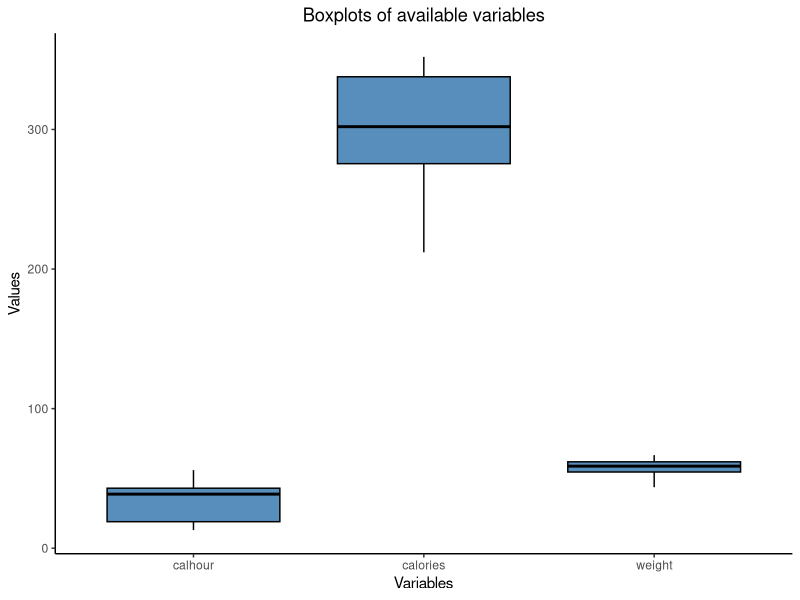
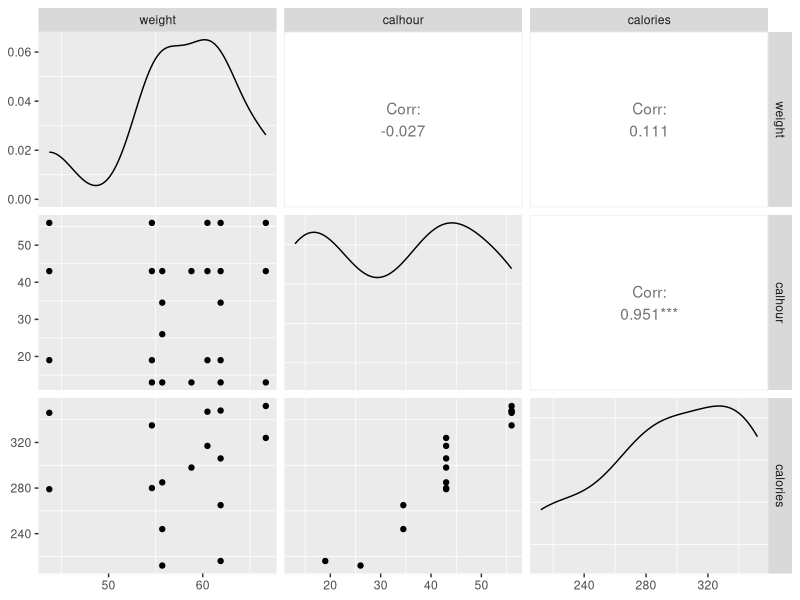
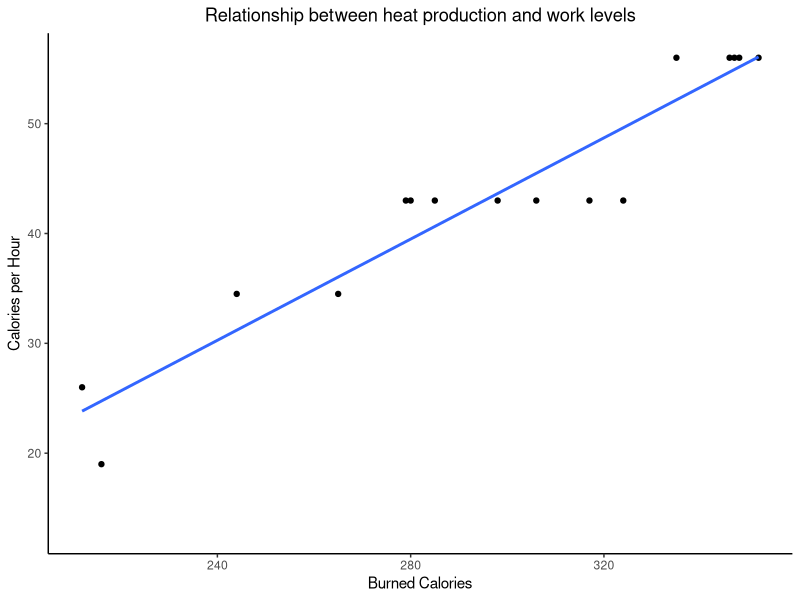
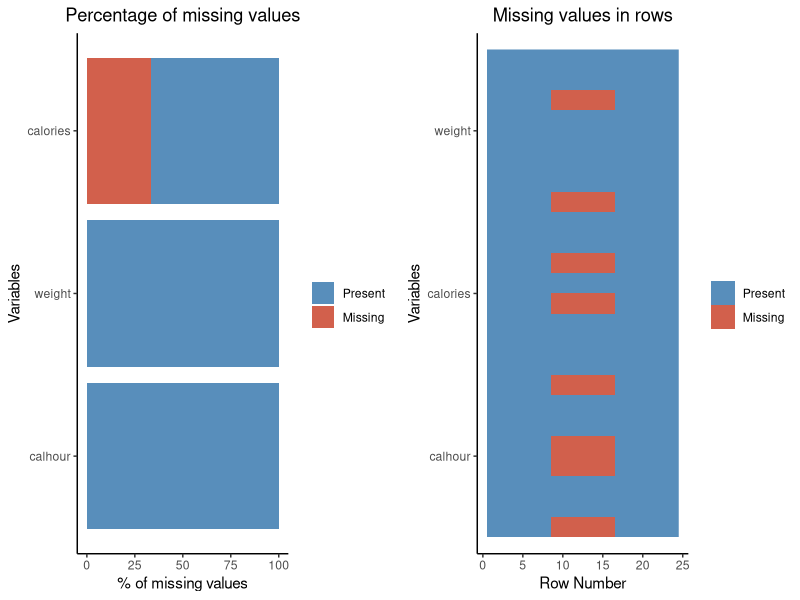
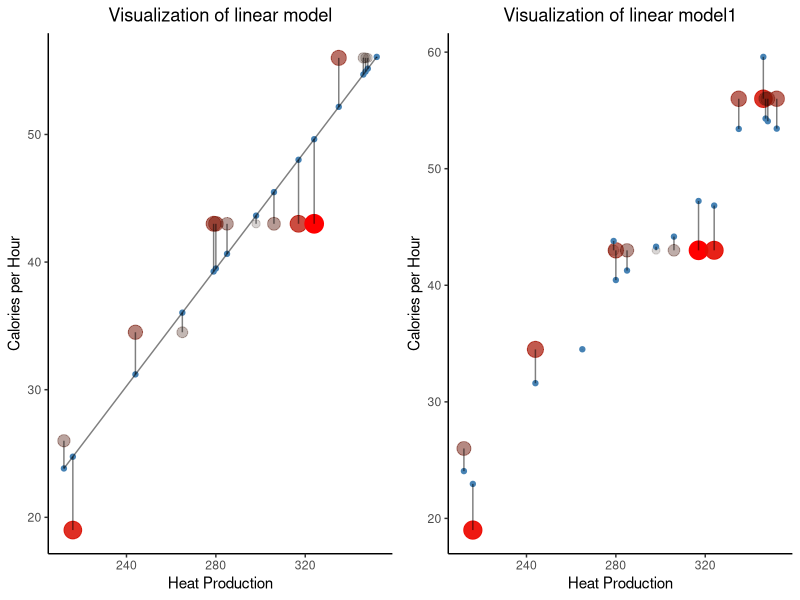
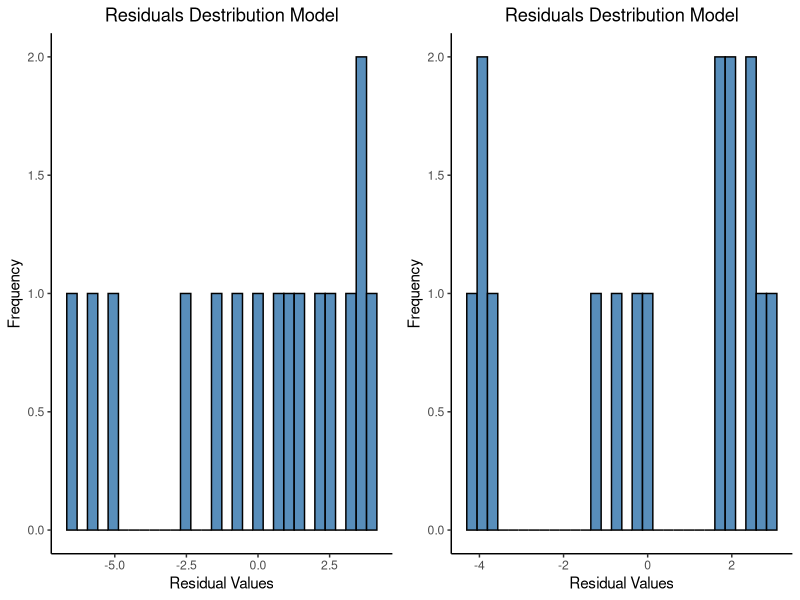
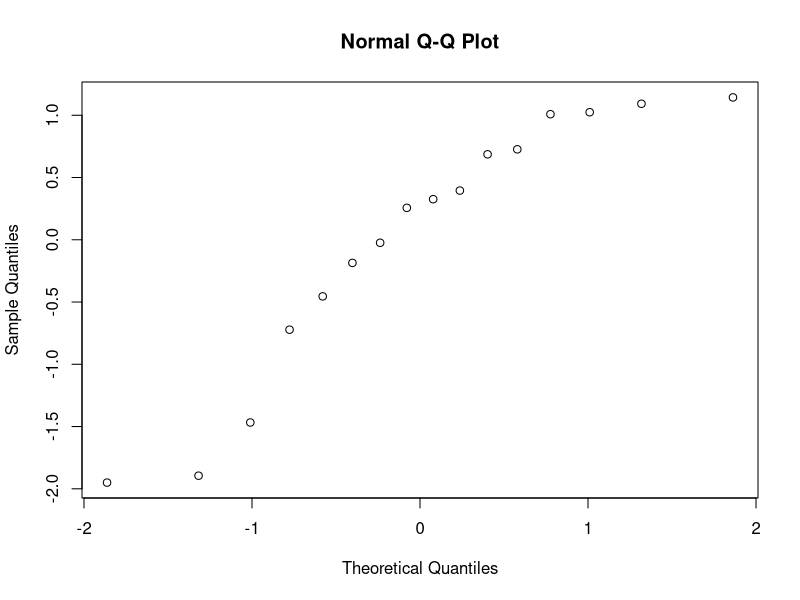
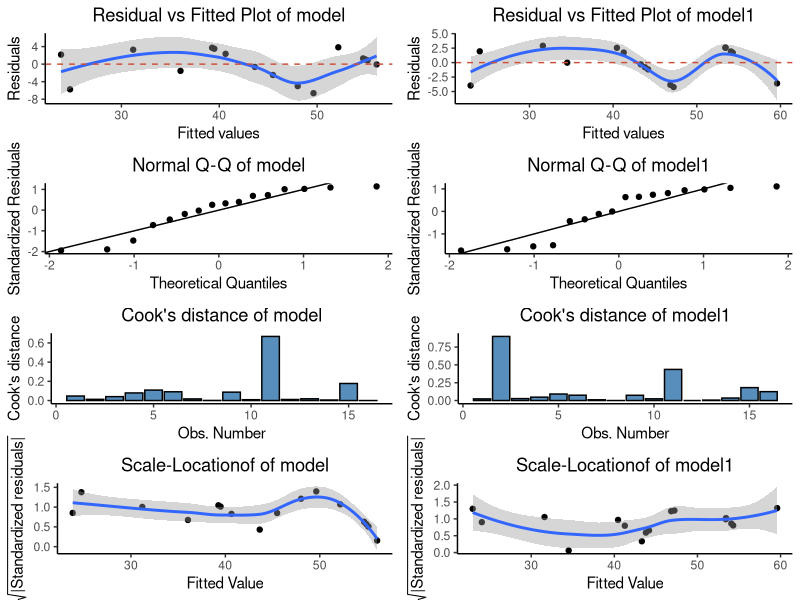

Here is the R script that generated these plots, in order:
library(tidyverse)
library(GGally)
library(gridExtra)

dataframe <- read.table('./muscle-incomplete.txt', header = TRUE)

# Descriptive statistics
dataframe %>% select(weight, calhour, calories) %>%
	pivot_longer(data = ., cols = c(weight, calhour, calories), names_to = 'Variables', values_to = 'Values') %>%
	ggplot(aes(x = Variables, y = Values)) +
	geom_boxplot(color = 'black', fill = 'steelblue', alpha = 0.9) +
	labs(title = 'Boxplots of available variables') +
	theme_classic() +
	theme(plot.title = element_text(hjust = 0.5))
# No outliners

dataframe %>% ggpairs(data = ., ) + theme(panel.grid.major = element_blank())

# There is high positive correlation between variables calories and calories per hour
dataframe %>% ggplot(data = ., aes(x = calories, y = calhour)) +
	geom_point() +
	geom_smooth(method = 'lm', se = FALSE) +
	labs(x = 'Burned Calories', y = 'Calories per Hour',
		 title = 'Relationship between heat production and work levels') +
	theme_classic() +
	theme(plot.title = element_text(hjust = 0.5))

# Exploring missing data by visual aids
missing_values <- dataframe %>%
  	gather(key = 'key', value = 'val') %>%
  	mutate(isna = is.na(val)) %>%
  	group_by(key) %>%
	mutate(total = n()) %>%
	group_by(key, total, isna) %>%
	summarise(num.isna = n()) %>%
	mutate(pct = num.isna / total * 100)

# Plot of missing values by variable in percents
percentage.plot <- ggplot(data = missing_values) +
	geom_bar(aes(x = reorder(key, desc(pct)), y = pct, fill = isna), stat = 'identity', alpha = 0.9) +
	scale_fill_manual(name = '', values = c('steelblue', 'tomato3'), labels = c('Present', 'Missing')) +
	coord_flip() +
	labs(title = 'Percentage of missing values', x = 'Variables', y = '% of missing values') +
	theme_classic() +
	theme(plot.title = element_text(hjust = 0.5))

# Distiburion of missing values by rows
distibution.plot <- dataframe %>%
	mutate(id = row_number()) %>%
	gather(-id, key = 'key', value = 'val') %>%
	mutate(isna = is.na(val)) %>%
	ggplot(aes(key, id, fill = isna)) +
		geom_raster(alpha = 0.9) +
    	scale_fill_manual(name = '', values = c('steelblue', 'tomato3'), labels = c('Present', 'Missing')) +
    	labs(x = 'Variables', y = 'Row Number', title = 'Missing values in rows') +
		theme_classic() +
		theme(plot.title = element_text(hjust = 0.5)) +
		coord_flip()

grid.arrange(percentage.plot, distibution.plot, ncol = 2)	# Display two plots in one window

dataframe <- na.omit(dataframe)		# Omiting NAs to carry out complete case analysis

# Exploring the results of linear regression in case of complete analysis
fit <- lm(calhour ~ calories, data = dataframe)
fit1 <- lm(calhour ~ calories + weight, data = dataframe)

dataframe$predicted <- predict(fit)
dataframe$predicted1 <- predict(fit1)
dataframe$residuals <- residuals(fit)
dataframe$residuals1 <- residuals(fit1)

# Diagnosis plots
model.plot <- function(df, model, pred, number = "") {

	plot <- ggplot(df, aes(x = calories, y = calhour)) +
		geom_point(aes(alpha = abs(model$residuals), color = abs(model$residuals), size = abs(model$residuals))) +	# Plot actual values
		scale_color_continuous(low = 'black', high = 'red') +
		geom_point(aes(y = pred), col = 'steelblue') +	# Plot values predicted by first model
		geom_segment(aes(xend = calories, yend = pred), alpha = 0.5) +
		labs(x = 'Heat Production', y = 'Calories per Hour',
			 title = sprintf('Visualization of linear model%s', number)) +
		scale_fill_manual(name = ' ', values = c('steelblue', 'tomato3'), labels = c('Predicted', 'Actual')) +	# Doens't work for some reason
		guides(alpha = FALSE, color = FALSE, size = FALSE) +
		theme_classic() +
		theme(plot.title = element_text(hjust = 0.5))

	if(number == '') {
			plot <- plot + geom_line(stat = 'smooth', method = 'lm', alpha = 0.5, se = FALSE, color = 'black')
	}
	return(plot)
}

grid.arrange(model.plot(dataframe, fit, dataframe$predicted),
			 model.plot(dataframe, fit1, dataframe$predicted1, 1), ncol = 2)

model.residuals <- ggplot(dataframe, aes(x = residuals)) +
	geom_histogram(fill = 'steelblue', color = 'black', alpha = 0.9) +
	labs(x = 'Residual Values', y = 'Frequency', title = 'Residuals Destribution Model') +
	theme_classic() +
	theme(plot.title = element_text(hjust = 0.5))

model1.residuals <- ggplot(dataframe, aes(x = residuals1)) +
	geom_histogram(fill = 'steelblue', color = 'black', alpha = 0.9) +
	labs(x = 'Residual Values', y = 'Frequency', title = 'Residuals Destribution Model1') +
	theme_classic() +
	theme(plot.title = element_text(hjust = 0.5))

plotResiduals <- function(model, number = "") {

	plot <- ggplot(model, aes(x = model$residuals)) +
		geom_histogram(fill = 'steelblue', color = 'black', alpha = 0.9) +
		labs(x = 'Residual Values', y = 'Frequency', title = sprintf('Residuals Destribution Model', number)) +
		theme_classic() +
		theme(plot.title = element_text(hjust = 0.5))

	return(plot)
}

grid.arrange(plotResiduals(fit), plotResiduals(fit1, 1), ncol = 2)

residualsVsFitted <- function(model, number = "") {

	plot <- ggplot(model, aes(.fitted, .resid)) +
		geom_point() +
		stat_smooth(method = "loess") +
		geom_hline(yintercept = 0, col = "tomato3", linetype = 'dashed') +
		labs(x = 'Fitted values', y = 'Residuals', title = sprintf('Residual vs Fitted Plot of model%s', number)) +
		theme_classic() +
		theme(plot.title = element_text(hjust = 0.5))

	return(plot)
}

qqplot <- function(model, number = "") {

	# TODO: qqnorm produces extra plots — need to remove them
	plot <- ggplot(model, aes(qqnorm(.stdresid)[[1]], .stdresid)) +
		geom_point(na.rm = TRUE) +
    	geom_abline() +
		labs(x = 'Theoretical Quantiles', y = 'Standardized Residuals',
			 title = sprintf('Normal Q-Q of model%s', number)) +
		theme_classic() +
		theme(plot.title = element_text(hjust = 0.5))

	return(plot )
}

scaleLocation <- function(model, number = "") {

	plot <- ggplot(model, aes(.fitted, sqrt(abs(.stdresid)))) +
		geom_point(na.rm = TRUE) +
		stat_smooth(method = "loess", na.rm = TRUE) +
		labs(x = 'Fitted Value', y = expression(sqrt("|Standardized residuals|")),
			 title = sprintf('Scale-Locationof of model%s', number)) +
		theme_classic() +
		theme(plot.title = element_text(hjust = 0.5))

	return(plot)
}

cooks <- function(model, number = "") {

	plot <- ggplot(model, aes(seq_along(.cooksd), .cooksd)) +
		geom_bar(stat = "identity", position = "identity", fill = 'steelblue', color = 'black', alpha = 0.9) +
    	labs(x = "Obs. Number", y = "Cook's distance", title = sprintf("Cook's distance of model%s", number)) +
		theme_classic() +
		theme(plot.title = element_text(hjust = 0.5))

	return(plot)
}

grid.arrange(residualsVsFitted(fit), residualsVsFitted(fit1, 1),
			 qqplot(fit), qqplot(fit1, 1),
			 cooks(fit), cooks(fit1, 1),
			 scaleLocation(fit), scaleLocation(fit1, 1),
			 ncol = 2, nrow = 4)

# Some metrics
list(model = summary(fit), model1 = summary(fit1))	# Adding weight as second predictor slightly improve R-squared
list(model = anova(fit), model1 = anova(fit1))
list(model = AIC(fit), model1 = AIC(fit1))	# Model with smaller AIC score is preferrable
